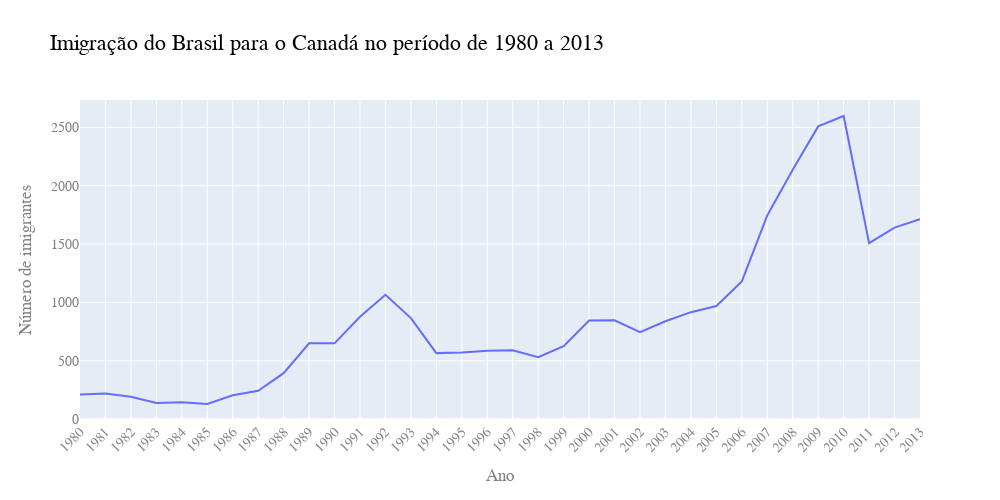

Here is the notebook cell this chart was saved with:
### Code cell
fig = px.line(dados_brasil, x='ano', y='imigrantes',
              title='Imigração do Brasil para o Canadá no período de 1980 a 2013')
fig.update_layout(
    width=1000, height=500, 
    xaxis={'tickangle': -45},
    font_family='Arial',
    font_size=14,
    font_color='grey',
    title_font_color='black',
    title_font_size=22,
    xaxis_title='Ano',
    yaxis_title='Número de imigrantes')
fig.show()

### Figure 1 — Plotly figure (JSON) as saved in the notebook; plotly's stock layout.template omitted (floating-point values rounded to 4 significant figures)
{"data": [{"hovertemplate": "ano=%{x}<br>imigrantes=%{y}<extra></extra>", "legendgroup": "", "line": {"color": "#636efa", "dash": "solid"}, "marker": {"symbol": "circle"}, "mode": "lines", "name": "", "orientation": "v", "showlegend": false, "type": "scatter", "x": ["1980", "1981", "1982", "1983", "1984", "1985", "1986", "1987", "1988", "1989", "1990", "1991", "1992", "1993", "1994", "1995", "1996", "1997", "1998", "1999", "2000", "2001", "2002", "2003", "2004", "2005", "2006", "2007", "2008", "2009", "2010", "2011", "2012", "2013"], "xaxis": "x", "y": [211, 220, 192, 139, 145, 130, 205, 244, 394, 650, 650, 877, 1066, 866, 566, 572, 586, 591, 531, 626, 845, 847, 745, 839, 917, 969, 1181, 1746, 2138, 2509, 2598, 1508, 1642, 1714], "yaxis": "y"}], "layout": {"font": {"color": "grey", "family": "Arial", "size": 14}, "height": 500, "legend": {"tracegroupgap": 0}, "title": {"font": {"color": "black", "size": 22}, "text": "Imigração do Brasil para o Canadá no período de 1980 a 2013"}, "width": 1000, "xaxis": {"anchor": "y", "domain": [0, 1], "tickangle": -45, "title": {"text": "Ano"}}, "yaxis": {"anchor": "x", "domain": [0, 1], "title": {"text": "Número de imigrantes"}}}}
